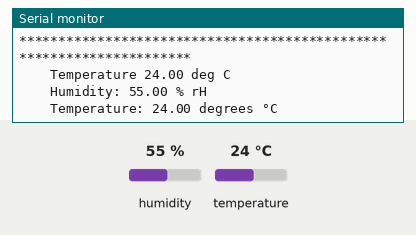
Simulated run of this sketch. Board: Arduino Leonardo, built with avr-gcc and run on an emulated ATmega32U4. Shown: the last lines printed to the serial monitor. Inputs (shaded band) come from the test bench; at power-on: humidity 55 %, temperature 24 °C.

Above: at 10.8 s.
10.9 s: humidity set to 22 %
At 20.7 s:
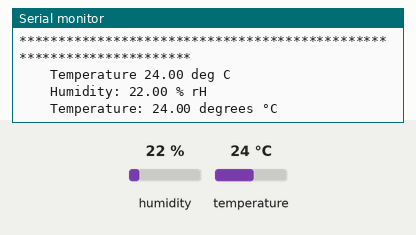
20.9 s: temperature set to 12 °C
At 30.7 s:
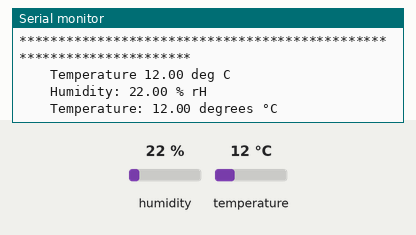
30.9 s: humidity set to 40 %
At 40.5 s:
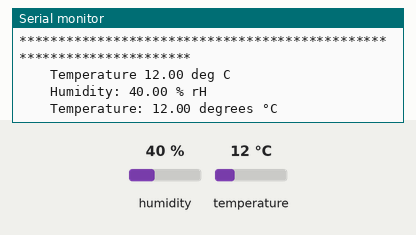
Timing chart, 0 to 42.0 s (numbered marks = the images above; inputs shaded):
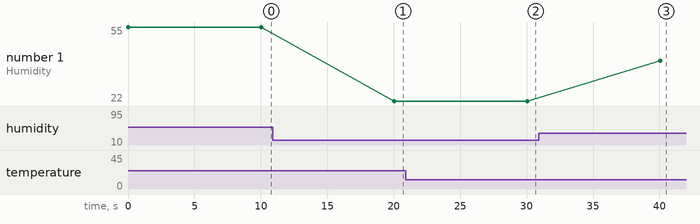

Measured:
- after the input at 10.9 s, the serial monitor: prints a new line after 9.1 s (image 1)
- after the input at 20.9 s, the serial monitor: prints a new line after 9.1 s (image 2)
- after the input at 30.9 s, the serial monitor: prints a new line after 9.2 s (image 3)
- plotted number 1: 55 → 22 after the input at 10.9 s, 22 → 40 after the input at 30.9 s

The sketch:

AHT20.ino
```cpp
/*********
 By Alexandros Panagiotakopoulos - alexandrospanag.github.io
*********/

#include <Adafruit_AHTX0.h>

/*
Arduino library for the AHT10 and AHT20 sensors in the Adafruit shop
Author: Adafruit

Maintainer: Adafruit
*/
Adafruit_AHTX0 aht;

Adafruit_Sensor *aht_humidity, *aht_temp;

void setup(void) {
  Serial.begin(115200);
  while (!Serial)
    delay(10); // will pause Zero, Leonardo, etc until serial console opens

  Serial.println("Adafruit AHT10/AHT20 test!");

  if (!aht.begin()) { //if the AHT20 Sensor wasn't connected
    Serial.println("Failed to find AHT20 chip"); //print into the serial port the failed
    while (1) { //while the AHT20 sensor wasn't found,
      delay(10); //delay
    }
  }

  Serial.println("AHT20 Found!");  //if the AHT20 is found
  aht_temp = aht.getTemperatureSensor(); //then get the current temperature
  aht_temp->printSensorDetails(); //print into the serial port the temperature
  aht_humidity = aht.getHumiditySensor(); //get the current humidity
  aht_humidity->printSensorDetails(); //print into the serial port the humidity
}

void loop() {
  Serial.println("*********************************************************************");
  //  /* Get a new normalized sensor event */
  sensors_event_t humidity; //get normalized sensor event the humidity
  sensors_event_t temp;  //get normalized sensor event the temperature
  aht_humidity->getEvent(&humidity); //declare a new variable as the humidity
  aht_temp->getEvent(&temp); //declare a new variable as the temperature

  Serial.print("\t\tTemperature "); //print a message to the serial port
  Serial.print(temp.temperature); //print the temperature
  Serial.println(" deg C");

  /* Display the results (humidity is measured in % relative humidity (% rH) */
  Serial.print("\t\tHumidity: "); //print a 'Humidity' message into the serial port
  Serial.print(humidity.relative_humidity); //print the humidity variable into the serial port
  Serial.println(" % rH"); // print 'relative humidity' message into the serial port
  Serial.print("\t\tTemperature: "); //print 'Temperature' message
  Serial.print(temp.temperature); //print the temperature variable into the serial port
  Serial.println(" degrees °C"); //print 'Degrees in temperatures symbol
  delay(10000); //delay for 10 seconds before taking another temperature
}
```
